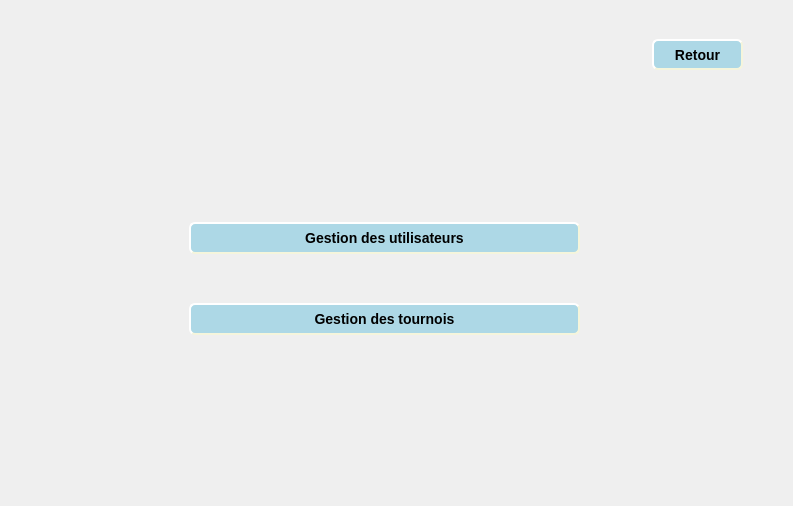
<?xml version="1.0" encoding="UTF-8"?>
<ui version="4.0">
 <class>GestionUtlisateurTournois</class>
 <widget class="QDialog" name="GestionUtlisateurTournois">
  <property name="geometry">
   <rect>
    <x>0</x>
    <y>0</y>
    <width>793</width>
    <height>506</height>
   </rect>
  </property>
  <property name="windowTitle">
   <string>Dialog</string>
  </property>
  <widget class="QStackedWidget" name="stackedWidget">
   <property name="geometry">
    <rect>
     <x>9</x>
     <y>9</y>
     <width>781</width>
     <height>491</height>
    </rect>
   </property>
   <property name="currentIndex">
    <number>0</number>
   </property>
   <widget class="QWidget" name="page">
    <widget class="QWidget" name="">
     <property name="geometry">
      <rect>
       <x>180</x>
       <y>170</y>
       <width>391</width>
       <height>201</height>
      </rect>
     </property>
     <layout class="QVBoxLayout" name="verticalLayout">
      <item>
       <widget class="QPushButton" name="Gestion_Utilisateur">
        <property name="styleSheet">
         <string notr="true"> #Gestion_Utilisateur{
 background-color: lightblue;
    border-style: outset;
    border-width: 2px;
    border-radius: 6px;
    border-color: beige;
    font: bold 14px;
    min-width: 4em;
    padding: 6px;
}</string>
        </property>
        <property name="text">
         <string>Gestion des utilisateurs</string>
        </property>
       </widget>
      </item>
      <item>
       <widget class="QPushButton" name="Gestion_Tournois">
        <property name="styleSheet">
         <string notr="true"> #Gestion_Tournois
{
 background-color: lightblue;
    border-style: outset;
    border-width: 2px;
    border-radius: 6px;
    border-color: beige;
    font: bold 14px;
    min-width: 4em;
    padding: 6px;
}</string>
        </property>
        <property name="text">
         <string>Gestion des tournois</string>
        </property>
       </widget>
      </item>
     </layout>
    </widget>
    <widget class="QPushButton" name="Retour_Menu">
     <property name="geometry">
      <rect>
       <x>643</x>
       <y>30</y>
       <width>91</width>
       <height>31</height>
      </rect>
     </property>
     <property name="styleSheet">
      <string notr="true">#Retour_Menu
 {
 background-color: lightblue;
    border-style: outset;
    border-width: 2px;
    border-radius: 6px;
    border-color: beige;
    font: bold 14px;
    min-width: 4em;
    padding: 6px;
}</string>
     </property>
     <property name="text">
      <string>Retour</string>
     </property>
    </widget>
   </widget>
   <widget class="QWidget" name="page_2">
    <widget class="QFrame" name="frame">
     <property name="geometry">
      <rect>
       <x>10</x>
       <y>100</y>
       <width>231</width>
       <height>361</height>
      </rect>
     </property>
     <property name="styleSheet">
      <string notr="true">background-color:rgb(173, 216, 230)</string>
     </property>
     <property name="frameShape">
      <enum>QFrame::Box</enum>
     </property>
     <property name="frameShadow">
      <enum>QFrame::Plain</enum>
     </property>
     <widget class="QLabel" name="label">
      <property name="geometry">
       <rect>
        <x>20</x>
        <y>20</y>
        <width>191</width>
        <height>16</height>
       </rect>
      </property>
      <property name="sizePolicy">
       <sizepolicy hsizetype="Preferred" vsizetype="Preferred">
        <horstretch>0</horstretch>
        <verstretch>0</verstretch>
       </sizepolicy>
      </property>
      <property name="font">
       <font>
        <pointsize>11</pointsize>
        <weight>75</weight>
        <bold>true</bold>
        <underline>true</underline>
       </font>
      </property>
      <property name="styleSheet">
       <string notr="true">l#abel {

    font: bold 22px;
  ;
    padding: 6px;
}</string>
      </property>
      <property name="text">
       <string>Gestion des utlisateurs</string>
      </property>
      <property name="textFormat">
       <enum>Qt::PlainText</enum>
      </property>
      <property name="wordWrap">
       <bool>false</bool>
      </property>
     </widget>
     <widget class="QWidget" name="">
      <property name="geometry">
       <rect>
        <x>10</x>
        <y>70</y>
        <width>210</width>
        <height>281</height>
       </rect>
      </property>
      <layout class="QVBoxLayout" name="verticalLayout_2">
       <item>
        <layout class="QHBoxLayout" name="horizontalLayout">
         <item>
          <widget class="QLabel" name="label_2">
           <property name="text">
            <string>CIN</string>
           </property>
          </widget>
         </item>
         <item>
          <widget class="QLineEdit" name="Cin">
           <property name="styleSheet">
            <string notr="true">background-color: rgb(255, 255, 255);
font: 10pt &quot;MS Shell Dlg 2&quot;;
color: rgb(0, 0, 0);
text-decoration:none;</string>
           </property>
          </widget>
         </item>
        </layout>
       </item>
       <item>
        <layout class="QHBoxLayout" name="horizontalLayout_2">
         <item>
          <widget class="QLabel" name="label_3">
           <property name="text">
            <string>Nom</string>
           </property>
          </widget>
         </item>
         <item>
          <widget class="QLineEdit" name="Nom">
           <property name="styleSheet">
            <string notr="true">background-color: rgb(255, 255, 255);
font: 10pt &quot;MS Shell Dlg 2&quot;;
color: rgb(0, 0, 0);
text-decoration:none;</string>
           </property>
          </widget>
         </item>
        </layout>
       </item>
       <item>
        <layout class="QHBoxLayout" name="horizontalLayout_3">
         <item>
          <widget class="QLabel" name="label_4">
           <property name="text">
            <string>Mot de passe </string>
           </property>
          </widget>
         </item>
         <item>
          <widget class="QLineEdit" name="Motdepasse">
           <property name="styleSheet">
            <string notr="true">background-color: rgb(255, 255, 255);
font: 10pt &quot;MS Shell Dlg 2&quot;;
color: rgb(0, 0, 0);
text-decoration:none;</string>
           </property>
           <property name="echoMode">
            <enum>QLineEdit::Password</enum>
           </property>
          </widget>
         </item>
        </layout>
       </item>
       <item>
        <layout class="QHBoxLayout" name="horizontalLayout_4">
         <item>
          <widget class="QLabel" name="label_5">
           <property name="text">
            <string>Adresse</string>
           </property>
          </widget>
         </item>
         <item>
          <widget class="QLineEdit" name="Adresse">
           <property name="styleSheet">
            <string notr="true">background-color: rgb(255, 255, 255);
font: 10pt &quot;MS Shell Dlg 2&quot;;
color: rgb(0, 0, 0);
text-decoration:none;</string>
           </property>
          </widget>
         </item>
        </layout>
       </item>
       <item>
        <layout class="QHBoxLayout" name="horizontalLayout_5">
         <item>
          <widget class="QLabel" name="label_6">
           <property name="text">
            <string>Role</string>
           </property>
          </widget>
         </item>
         <item>
          <widget class="QComboBox" name="comboBox">
           <property name="styleSheet">
            <string notr="true">#comboBox{
 background-color: lightblue;
    border-style: outset;
    border-width: 2px;
    border-radius: 6px;
    border-color: beige;
    font: bold 12px;
    min-width: 4em;
    padding: 5px;
}</string>
           </property>
           <item>
            <property name="text">
             <string>Admin</string>
            </property>
           </item>
          </widget>
         </item>
        </layout>
       </item>
      </layout>
     </widget>
    </widget>
    <widget class="QTableView" name="TabUtilisatuer">
     <property name="geometry">
      <rect>
       <x>250</x>
       <y>100</y>
       <width>521</width>
       <height>331</height>
      </rect>
     </property>
    </widget>
    <widget class="QPushButton" name="Retour_Utilisateur">
     <property name="geometry">
      <rect>
       <x>10</x>
       <y>10</y>
       <width>84</width>
       <height>31</height>
      </rect>
     </property>
     <property name="styleSheet">
      <string notr="true">#Retour_Utilisateur
 {
 background-color: lightblue;
    border-style: outset;
    border-width: 2px;
    border-radius: 6px;
    border-color: beige;
    font: bold 14px;
    min-width: 4em;
    padding: 6px;
}</string>
     </property>
     <property name="text">
      <string>Retour</string>
     </property>
    </widget>
    <widget class="QComboBox" name="Tri_utilisateur">
     <property name="geometry">
      <rect>
       <x>588</x>
       <y>61</y>
       <width>161</width>
       <height>31</height>
      </rect>
     </property>
     <property name="styleSheet">
      <string notr="true"> #Tri_utilisateur{
 background-color: lightblue;
    border-style: outset;
    border-width: 2px;
    border-radius: 6px;
    border-color: beige;
    font: bold 14px;
    min-width: 4em;
    padding: 6px;
}</string>
     </property>
     <item>
      <property name="text">
       <string>Tri par nom (ASC)</string>
      </property>
     </item>
     <item>
      <property name="text">
       <string>Tri par role</string>
      </property>
     </item>
    </widget>
    <widget class="QLineEdit" name="Rechercher_utilisateur">
     <property name="geometry">
      <rect>
       <x>250</x>
       <y>70</y>
       <width>201</width>
       <height>20</height>
      </rect>
     </property>
     <property name="styleSheet">
      <string notr="true">background-color: rgb(255, 255, 255);
font: 10pt &quot;MS Shell Dlg 2&quot;;
color: rgb(0, 0, 0);
text-decoration:none;</string>
     </property>
     <property name="placeholderText">
      <string>Rechercher ...</string>
     </property>
    </widget>
    <widget class="QWidget" name="">
     <property name="geometry">
      <rect>
       <x>260</x>
       <y>440</y>
       <width>491</width>
       <height>35</height>
      </rect>
     </property>
     <layout class="QHBoxLayout" name="horizontalLayout_6">
      <item>
       <widget class="QPushButton" name="Ajouter_Utilisateur">
        <property name="styleSheet">
         <string notr="true">#Ajouter_Utilisateur {
 background-color: lightblue;
    border-style: outset;
    border-width: 2px;
    border-radius: 6px;
    border-color: beige;
    font: bold 14px;
    min-width: 4em;
    padding: 6px;
}</string>
        </property>
        <property name="text">
         <string>Ajouter</string>
        </property>
       </widget>
      </item>
      <item>
       <widget class="QPushButton" name="Modifier_Utilisateur">
        <property name="styleSheet">
         <string notr="true">#Modifier_Utilisateur {
 background-color: lightblue;
    border-style: outset;
    border-width: 2px;
    border-radius: 6px;
    border-color: beige;
    font: bold 14px;
    min-width: 4em;
    padding: 6px;
}</string>
        </property>
        <property name="text">
         <string>Modifier</string>
        </property>
       </widget>
      </item>
      <item>
       <widget class="QPushButton" name="Supprimer_Utilisateur">
        <property name="styleSheet">
         <string notr="true">#Supprimer_Utilisateur {
 background-color: lightblue;
    border-style: outset;
    border-width: 2px;
    border-radius: 6px;
    border-color: beige;
    font: bold 14px;
    min-width: 4em;
    padding: 6px;
}</string>
        </property>
        <property name="text">
         <string>Supprimer</string>
        </property>
       </widget>
      </item>
      <item>
       <widget class="QPushButton" name="Afficher_Utilisateur">
        <property name="styleSheet">
         <string notr="true">#Afficher_Utilisateur {
 background-color: lightblue;
    border-style: outset;
    border-width: 2px;
    border-radius: 6px;
    border-color: beige;
    font: bold 14px;
    min-width: 4em;
    padding: 6px;
}</string>
        </property>
        <property name="text">
         <string>Afficher</string>
        </property>
       </widget>
      </item>
     </layout>
    </widget>
   </widget>
   <widget class="QWidget" name="page_3">
    <widget class="QFrame" name="frame_2">
     <property name="geometry">
      <rect>
       <x>9</x>
       <y>110</y>
       <width>241</width>
       <height>361</height>
      </rect>
     </property>
     <property name="styleSheet">
      <string notr="true">background-color:rgb(173, 216, 230)</string>
     </property>
     <property name="frameShape">
      <enum>QFrame::Box</enum>
     </property>
     <property name="frameShadow">
      <enum>QFrame::Plain</enum>
     </property>
     <widget class="QLabel" name="label_11">
      <property name="geometry">
       <rect>
        <x>40</x>
        <y>30</y>
        <width>171</width>
        <height>31</height>
       </rect>
      </property>
      <property name="font">
       <font>
        <family>MS Shell Dlg 2</family>
        <pointsize>14</pointsize>
        <weight>9</weight>
        <italic>false</italic>
        <bold>false</bold>
        <underline>true</underline>
       </font>
      </property>
      <property name="styleSheet">
       <string notr="true">font: 75 14pt &quot;MS Shell Dlg 2&quot;;
text-decoration: underline;</string>
      </property>
      <property name="frameShadow">
       <enum>QFrame::Plain</enum>
      </property>
      <property name="text">
       <string>Gestion des tournois</string>
      </property>
     </widget>
     <widget class="QWidget" name="">
      <property name="geometry">
       <rect>
        <x>10</x>
        <y>90</y>
        <width>228</width>
        <height>261</height>
       </rect>
      </property>
      <layout class="QVBoxLayout" name="verticalLayout_3">
       <item>
        <layout class="QHBoxLayout" name="horizontalLayout_7">
         <item>
          <widget class="QLabel" name="label_7">
           <property name="text">
            <string>ID</string>
           </property>
          </widget>
         </item>
         <item>
          <widget class="QLineEdit" name="ID">
           <property name="styleSheet">
            <string notr="true">background-color: rgb(255, 255, 255);
font: 10pt &quot;MS Shell Dlg 2&quot;;
color: rgb(0, 0, 0);
text-decoration:none;</string>
           </property>
          </widget>
         </item>
        </layout>
       </item>
       <item>
        <layout class="QHBoxLayout" name="horizontalLayout_8">
         <item>
          <widget class="QLabel" name="label_8">
           <property name="text">
            <string>Date</string>
           </property>
          </widget>
         </item>
         <item>
          <widget class="QDateEdit" name="dateEdit">
           <property name="styleSheet">
            <string notr="true">background-color: rgb(255, 255, 255);
font: 10pt &quot;MS Shell Dlg 2&quot;;
color: rgb(0, 0, 0);
text-decoration:none;</string>
           </property>
          </widget>
         </item>
        </layout>
       </item>
       <item>
        <layout class="QHBoxLayout" name="horizontalLayout_9">
         <item>
          <widget class="QLabel" name="label_9">
           <property name="text">
            <string>Nombre d'équipes</string>
           </property>
          </widget>
         </item>
         <item>
          <widget class="QLineEdit" name="Nombre_equipe">
           <property name="styleSheet">
            <string notr="true">background-color: rgb(255, 255, 255);
font: 10pt &quot;MS Shell Dlg 2&quot;;
color: rgb(0, 0, 0);
text-decoration:none;</string>
           </property>
          </widget>
         </item>
        </layout>
       </item>
       <item>
        <layout class="QHBoxLayout" name="horizontalLayout_10">
         <item>
          <widget class="QLabel" name="label_10">
           <property name="text">
            <string>Adresse</string>
           </property>
          </widget>
         </item>
         <item>
          <widget class="QLineEdit" name="Adresse_Tournois">
           <property name="styleSheet">
            <string notr="true">background-color: rgb(255, 255, 255);
font: 10pt &quot;MS Shell Dlg 2&quot;;
color: rgb(0, 0, 0);
text-decoration:none;</string>
           </property>
          </widget>
         </item>
        </layout>
       </item>
      </layout>
     </widget>
    </widget>
    <widget class="QPushButton" name="Retour_tournois">
     <property name="geometry">
      <rect>
       <x>10</x>
       <y>10</y>
       <width>84</width>
       <height>31</height>
      </rect>
     </property>
     <property name="styleSheet">
      <string notr="true">#Retour_tournois {
 background-color: lightblue;
    border-style: outset;
    border-width: 2px;
    border-radius: 6px;
    border-color: beige;
    font: bold 14px;
    min-width: 4em;
    padding: 6px;
}</string>
     </property>
     <property name="text">
      <string>Retour</string>
     </property>
    </widget>
    <widget class="QTableView" name="TabTournois">
     <property name="geometry">
      <rect>
       <x>260</x>
       <y>111</y>
       <width>511</width>
       <height>321</height>
      </rect>
     </property>
    </widget>
    <widget class="QComboBox" name="Tri_Tournois">
     <property name="geometry">
      <rect>
       <x>260</x>
       <y>71</y>
       <width>231</width>
       <height>31</height>
      </rect>
     </property>
     <property name="styleSheet">
      <string notr="true">#Tri_Tournois {
 background-color: lightblue;
    border-style: outset;
    border-width: 2px;
    border-radius: 6px;
    border-color: beige;
    font: bold 14px;
    min-width: 4em;
    padding: 6px;
}</string>
     </property>
     <item>
      <property name="text">
       <string>Trier par ID</string>
      </property>
     </item>
     <item>
      <property name="text">
       <string>Trier par Date</string>
      </property>
     </item>
     <item>
      <property name="text">
       <string>Trier par nombre  d'équipes</string>
      </property>
     </item>
    </widget>
    <widget class="QWidget" name="">
     <property name="geometry">
      <rect>
       <x>300</x>
       <y>440</y>
       <width>461</width>
       <height>41</height>
      </rect>
     </property>
     <layout class="QHBoxLayout" name="horizontalLayout_11">
      <item>
       <widget class="QPushButton" name="Ajouter_Tournois">
        <property name="styleSheet">
         <string notr="true">#Ajouter_Tournois {
 background-color: lightblue;
    border-style: outset;
    border-width: 2px;
    border-radius: 6px;
    border-color: beige;
    font: bold 14px;
    min-width: 4em;
    padding: 6px;
}</string>
        </property>
        <property name="text">
         <string>Ajouter</string>
        </property>
       </widget>
      </item>
      <item>
       <widget class="QPushButton" name="Modifier_Tournois">
        <property name="styleSheet">
         <string notr="true">#Modifier_Tournois {
 background-color: lightblue;
    border-style: outset;
    border-width: 2px;
    border-radius: 6px;
    border-color: beige;
    font: bold 14px;
    min-width: 4em;
    padding: 6px;
}</string>
        </property>
        <property name="text">
         <string>Modifier</string>
        </property>
       </widget>
      </item>
      <item>
       <widget class="QPushButton" name="Supprimer_Tournois">
        <property name="styleSheet">
         <string notr="true">#Supprimer_Tournois {
 background-color: lightblue;
    border-style: outset;
    border-width: 2px;
    border-radius: 6px;
    border-color: beige;
    font: bold 14px;
    min-width: 4em;
    padding: 6px;
}</string>
        </property>
        <property name="text">
         <string>Supprimer</string>
        </property>
       </widget>
      </item>
      <item>
       <widget class="QPushButton" name="Afficher_Tounrois">
        <property name="styleSheet">
         <string notr="true">#Afficher_Tounrois {
 background-color: lightblue;
    border-style: outset;
    border-width: 2px;
    border-radius: 6px;
    border-color: beige;
    font: bold 14px;
    min-width: 4em;
    padding: 6px;
}</string>
        </property>
        <property name="text">
         <string>Afficher</string>
        </property>
       </widget>
      </item>
     </layout>
    </widget>
   </widget>
  </widget>
 </widget>
 <resources/>
 <connections/>
</ui>
